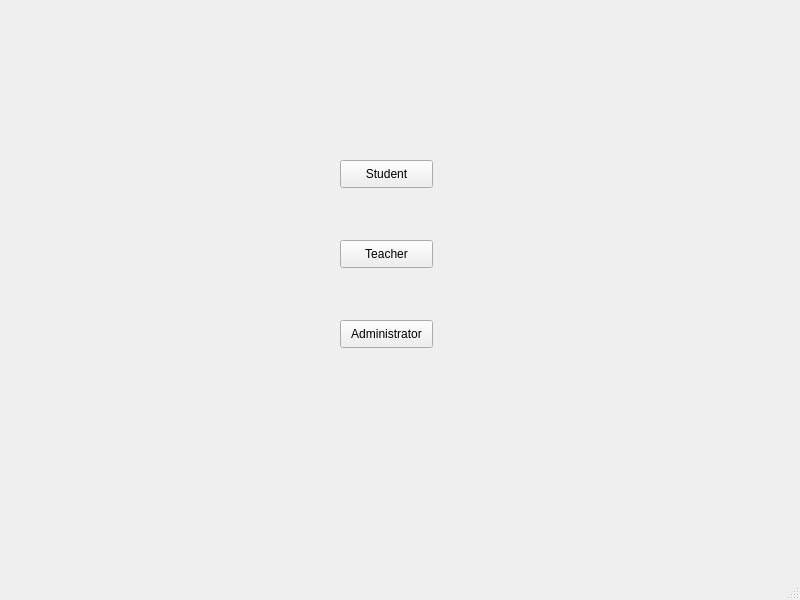
<?xml version="1.0" encoding="UTF-8"?>
<ui version="4.0">
 <class>MainWindow</class>
 <widget class="QMainWindow" name="MainWindow">
  <property name="geometry">
   <rect>
    <x>0</x>
    <y>0</y>
    <width>800</width>
    <height>600</height>
   </rect>
  </property>
  <property name="windowTitle">
   <string>MainWindow</string>
  </property>
  <widget class="QWidget" name="centralwidget">
   <widget class="QPushButton" name="btn_student">
    <property name="geometry">
     <rect>
      <x>340</x>
      <y>160</y>
      <width>93</width>
      <height>28</height>
     </rect>
    </property>
    <property name="text">
     <string>Student</string>
    </property>
   </widget>
   <widget class="QPushButton" name="btn_teacher">
    <property name="geometry">
     <rect>
      <x>340</x>
      <y>240</y>
      <width>93</width>
      <height>28</height>
     </rect>
    </property>
    <property name="text">
     <string>Teacher</string>
    </property>
   </widget>
   <widget class="QPushButton" name="btn_admin">
    <property name="geometry">
     <rect>
      <x>340</x>
      <y>320</y>
      <width>93</width>
      <height>28</height>
     </rect>
    </property>
    <property name="text">
     <string>Administrator</string>
    </property>
   </widget>
  </widget>
  <widget class="QMenuBar" name="menubar">
   <property name="geometry">
    <rect>
     <x>0</x>
     <y>0</y>
     <width>800</width>
     <height>26</height>
    </rect>
   </property>
  </widget>
  <widget class="QStatusBar" name="statusbar"/>
 </widget>
 <resources/>
 <connections/>
</ui>
